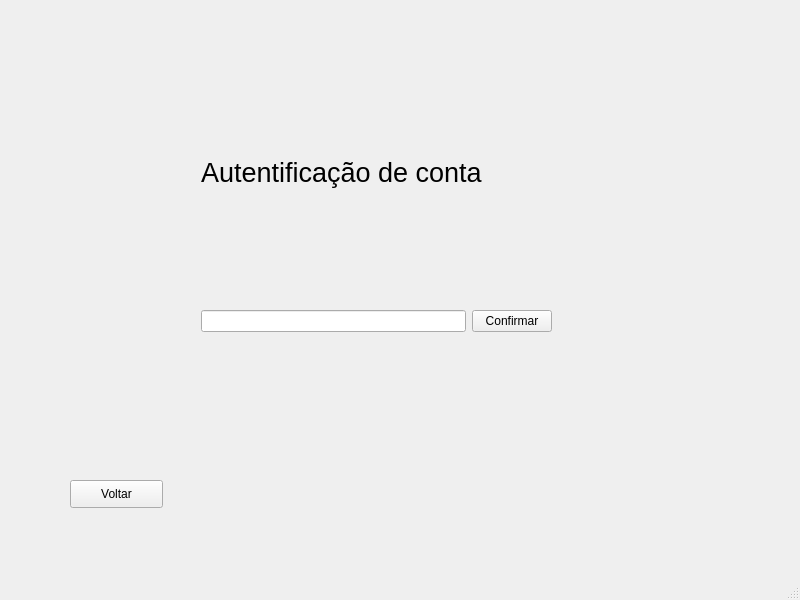
<?xml version="1.0" encoding="UTF-8"?>
<ui version="4.0">
 <class>MainWindow</class>
 <widget class="QMainWindow" name="MainWindow">
  <property name="geometry">
   <rect>
    <x>0</x>
    <y>0</y>
    <width>800</width>
    <height>600</height>
   </rect>
  </property>
  <property name="windowTitle">
   <string>MainWindow</string>
  </property>
  <widget class="QWidget" name="centralwidget">
   <widget class="QWidget" name="layoutWidget">
    <property name="geometry">
     <rect>
      <x>201</x>
      <y>41</y>
      <width>351</width>
      <height>291</height>
     </rect>
    </property>
    <layout class="QVBoxLayout" name="verticalLayout">
     <item>
      <widget class="QLabel" name="label">
       <property name="font">
        <font>
         <pointsize>20</pointsize>
        </font>
       </property>
       <property name="text">
        <string>Autentificação de conta</string>
       </property>
      </widget>
     </item>
     <item>
      <layout class="QHBoxLayout" name="horizontalLayout">
       <item>
        <widget class="QLineEdit" name="lineEdit"/>
       </item>
       <item>
        <widget class="QPushButton" name="confirmar">
         <property name="text">
          <string>Confirmar</string>
         </property>
        </widget>
       </item>
      </layout>
     </item>
    </layout>
   </widget>
   <widget class="QPushButton" name="voltar">
    <property name="geometry">
     <rect>
      <x>70</x>
      <y>480</y>
      <width>93</width>
      <height>28</height>
     </rect>
    </property>
    <property name="text">
     <string>Voltar</string>
    </property>
   </widget>
  </widget>
  <widget class="QMenuBar" name="menubar">
   <property name="geometry">
    <rect>
     <x>0</x>
     <y>0</y>
     <width>800</width>
     <height>26</height>
    </rect>
   </property>
  </widget>
  <widget class="QStatusBar" name="statusbar"/>
 </widget>
 <resources/>
 <connections/>
</ui>
